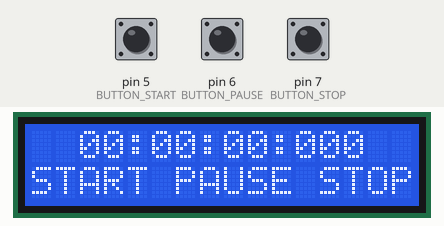
Simulated run of this sketch. Board: Arduino Uno, built with avr-gcc and run on an emulated ATmega328P. Shown: 16×2 character LCD. The test bench sets the inputs (shaded band); at power-on: pin 5 (BUTTON_START) HIGH, pin 6 (BUTTON_PAUSE) HIGH, pin 7 (BUTTON_STOP) HIGH.

Above: at 3.4 s.
3.5 s: pin 5 (BUTTON_START) pulled LOW for 0.15 s
At 3.66 s:
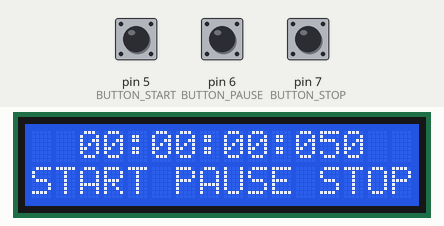
5.1 s: pin 6 (BUTTON_PAUSE) pulled LOW for 0.15 s
At 6.1 s:
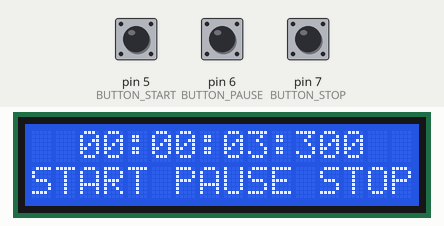
6.7 s: pin 5 (BUTTON_START) pulled LOW for 1 s
At 6.87 s:
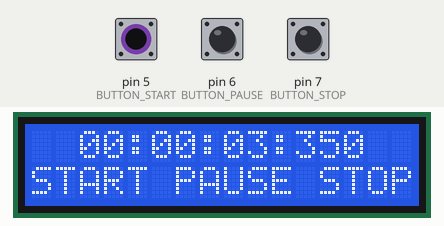
9.2 s: pin 6 (BUTTON_PAUSE) pulled LOW for 1 s
At 9.2 s:
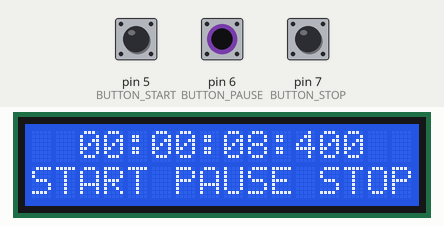
Timing chart, 0 to 12.2 s (numbered marks = the images above; inputs shaded):
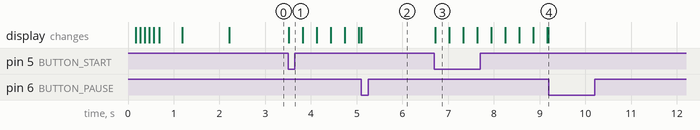

The sketch:

sketch.ino.ino
```cpp
#include <Wire.h>
#include <LiquidCrystal_I2C.h>

#define STATE_INIT 0
#define STATE_STOP 1
#define STATE_PAUSED 2
#define STATE_COUNTING 3

int BUTTON_START = 5;
int BUTTON_PAUSE = 6;
int BUTTON_STOP = 7;

int hours = 0;
int minutes = 0;
int seconds = 0;
int miliseconds = 0;

int counter_50_ms = 0;

int STATE = STATE_INIT;

LiquidCrystal_I2C lcd(0x27, 2, 1, 0, 4, 5, 6, 7, 3, POSITIVE);  // Set the LCD I2C address

void display_time(void);
void reset_time(void);
void increase_time(void);
void task_50_ms(void);
void read_buttons(void);

void setup()
{
  pinMode(BUTTON_START, INPUT);
  pinMode(BUTTON_PAUSE, INPUT);
  pinMode(BUTTON_STOP, INPUT);

  lcd.begin(16,2);

  for(int i = 0; i< 3; i++)
  {
    lcd.backlight();
    delay(100);
    lcd.noBacklight();
    delay(100);
  }
  lcd.backlight();

  lcd.setCursor(0,0);
  lcd.print("Cronometru");
  delay(500);
  lcd.setCursor(0,1);
  lcd.print("AEMC");
  delay(1000);

  lcd.clear();
  display_time();
  lcd.setCursor(0,1);
  lcd.print("START PAUSE STOP");

  STATE = STATE_STOP;
}

void loop()
{
  task_50_ms();
  delay(12);
}

void task_50_ms(void)
{
  read_buttons();
  switch(STATE)
  {
    case STATE_COUNTING:
    {
      increase_time();
      display_time();
      if (counter_50_ms >= 20)
      {
        counter_50_ms = 0;
      }
    }
  }
}

void increase_time(void)
{
  miliseconds += 50;
  if (miliseconds >= 1000)
  {
    miliseconds = 0;
    seconds ++;
    if (seconds >= 60)
    {
      seconds = 0;
      minutes ++;
      if(minutes >= 60)
      {
        minutes = 0;
        hours ++;
      }
    }
  }
}

void reset_time(void)
{
  seconds = 0;
  minutes = 0;
  hours = 0;
  miliseconds = 0;
}

void display_time(void)
{
  lcd.setCursor(2,0);
  lcd.print(hours / 10);
  lcd.print(hours % 10);
  lcd.print(":");
  lcd.print(minutes / 10);
  lcd.print(minutes % 10);
  lcd.print(":");
  lcd.print(seconds / 10);
  lcd.print(seconds % 10);
  lcd.print(":");
  lcd.print(miliseconds / 100);
  lcd.print((miliseconds / 10) % 10);
  lcd.print(miliseconds % 10);
}

void read_buttons(void)
{
  switch(STATE)
  {
    case STATE_STOP:
    {
      if(digitalRead(BUTTON_START) == LOW)
      {
        STATE = STATE_COUNTING;
      }
      if(digitalRead(BUTTON_PAUSE) == LOW)
      {
        // nothing
      }
      if(digitalRead(BUTTON_STOP) == LOW)
      {
        // nothing
      }
      break;
    }
    case STATE_PAUSED:
    {
      if(digitalRead(BUTTON_START) == LOW)
      {
        STATE = STATE_COUNTING;
      }
      if(digitalRead(BUTTON_PAUSE) == LOW)
      {
        // nothing
      }
      if(digitalRead(BUTTON_STOP) == LOW)
      {
        STATE = STATE_STOP;
        reset_time();
        display_time();
      }
      break;
    }
    case STATE_COUNTING:
    {
      if(digitalRead(BUTTON_START) == LOW)
      {
        // nothing
      }
      if(digitalRead(BUTTON_PAUSE) == LOW)
      {
        STATE = STATE_PAUSED;
      }
      if(digitalRead(BUTTON_STOP) == LOW)
      {
        STATE = STATE_STOP;
        reset_time();
        display_time();
      }
      break;
    }
    default:
    {
      break;
    }
  }
}
```

Measured:
- after the input at 3.5 s, the display: changes at once (image 1)
- after the input at 6.7 s, the display: changes at once (image 3)
- after the input at 9.2 s, every drawn part: stays the same
